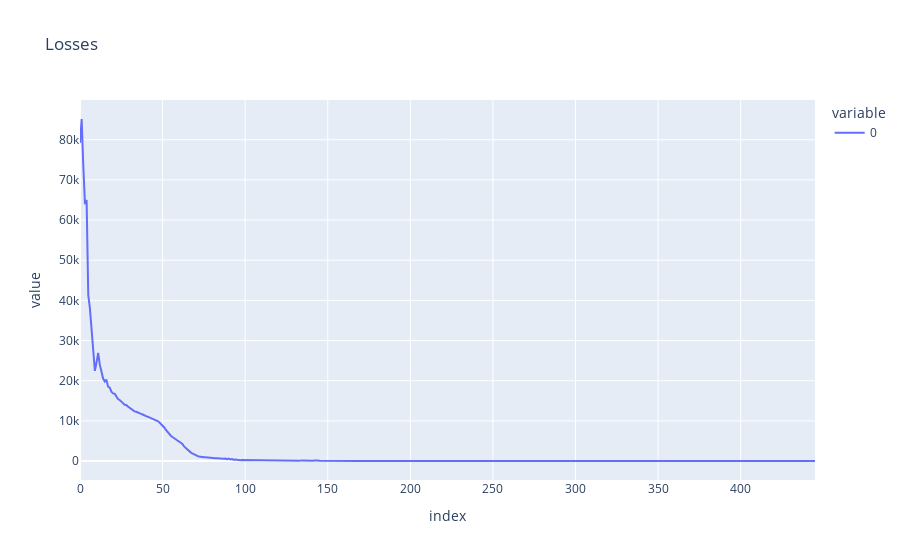

The code cell stored with this chart in its notebook:
### Code cell
# plot the losses
import plotly.express as px
px.line(reg.losses.detach().cpu(), title='Losses')

### Figure 1 — Plotly figure (JSON) as saved in the notebook; plotly's stock layout.template omitted (floating-point values rounded to 4 significant figures; data arrays with more than 128 entries replaced by an {"elided": "..."} marker saying what was removed)
{"data": [{"hovertemplate": "variable=0<br>index=%{x}<br>value=%{y}<extra></extra>", "legendgroup": "0", "line": {"color": "#636efa", "dash": "solid"}, "marker": {"symbol": "circle"}, "mode": "lines", "name": "0", "orientation": "v", "showlegend": true, "type": "scatter", "x": {"elided": "446 int values"}, "xaxis": "x", "y": {"elided": "446 float values"}, "yaxis": "y"}], "layout": {"legend": {"title": {"text": "variable"}, "tracegroupgap": 0}, "title": {"text": "Losses"}, "xaxis": {"anchor": "y", "domain": [0, 1], "title": {"text": "index"}}, "yaxis": {"anchor": "x", "domain": [0, 1], "title": {"text": "value"}}}}
